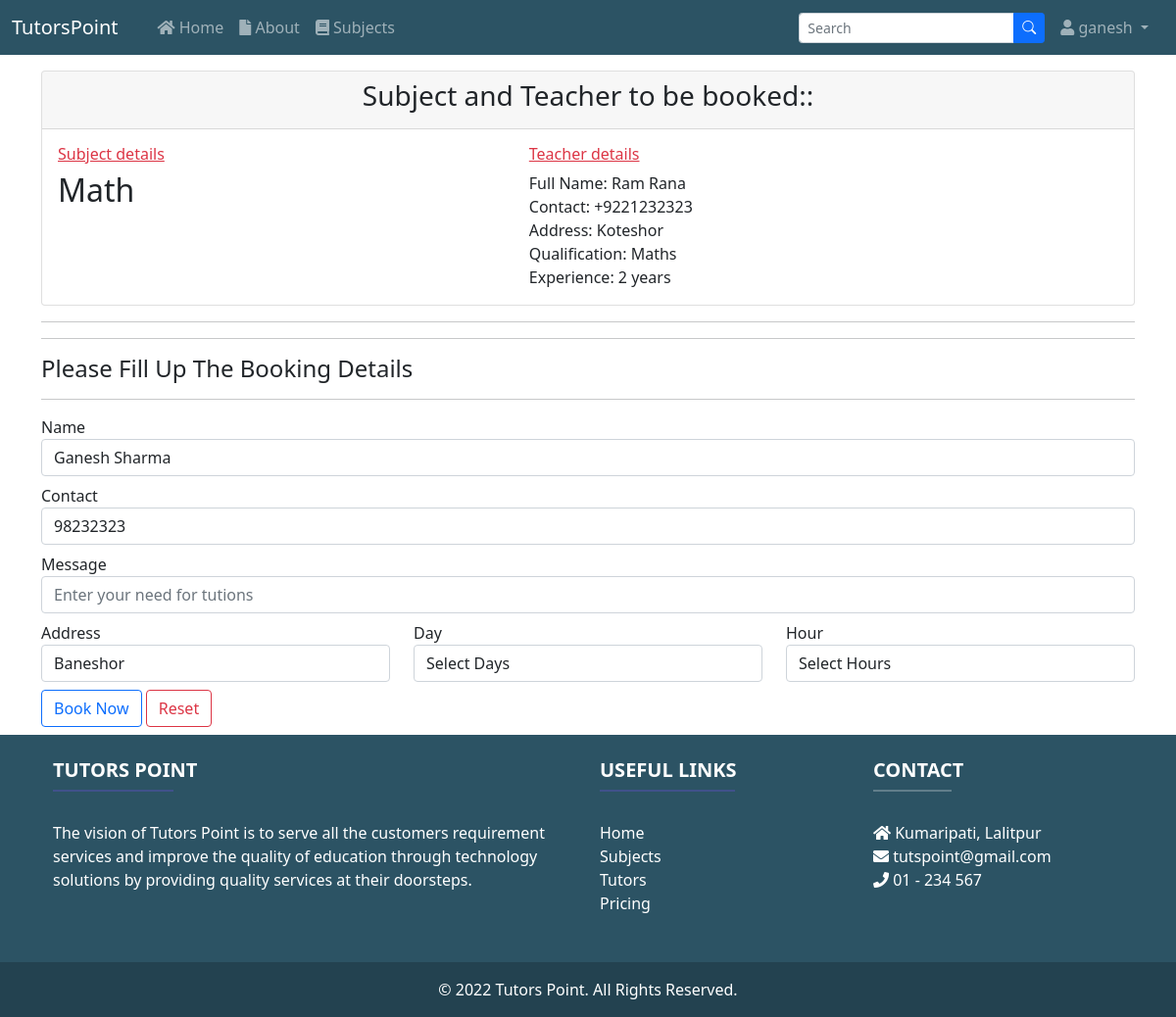
Screenshot of /booking/11 (signed in) with the database file from the repository.
### home/models.py (models this page shows, shortened)
class Tutor(models.Model):
    status = models.ForeignKey(Status, on_delete=models.CASCADE, null=True)
    user = models.ForeignKey(User, on_delete=models.CASCADE, null=True)
    phone = models.CharField(max_length=20, null=True)
    image = models.ImageField(upload_to='tutor/', null=True)
    cert = models.FileField(upload_to='tutor/', null=True, default='tutor/certificate.png')
    address = models.CharField(max_length=100, null=True)
    qualification = models.CharField(max_length=100, null=True)
    subject = models.ForeignKey(Subject, on_delete=models.CASCADE, null=True, blank=True)
    experience = models.IntegerField(default=0)
    date_joined = models.DateField(auto_now_add=True)

class Subject(models.Model):
    sub_id = models.AutoField(primary_key=True)
    sub_name = models.CharField(max_length=50)
    sub_desc = models.TextField()

class Customer(models.Model):
    user = models.ForeignKey(User, on_delete=models.CASCADE, null=True)
    phone = models.CharField(max_length=20, null=True)
    address = models.CharField(max_length=100, null=True)
    image = models.ImageField(upload_to='customer/', null=True)
    date_joined = models.DateField(auto_now_add=True)

### home/views.py (the view, shortened to what this page needs)
# urls.py: path('booking/<int:pid>', views.booking, name='booking'),
def booking(request, pid):
    if not request.user.is_authenticated:
        messages.error(request, "You must login to book a tutor.")
        return redirect('login')
    try:
        customer = Customer.objects.get(user=request.user)
    except:
        messages.error(request, "You must be a customer to book a tutor! You can just contact through mail.")
        return redirect('subjects')
    u = User.objects.get(id=pid)
    tutor = Tutor.objects.get(user=u)
    return render(request, 'booking.html', {'tutor': tutor, 'customer': customer})

### templates/booking.html (shortened to what this page needs)
{% extends 'base.html' %}
{% block content %}
<div class="container mt-3">
    <div class="card">
        <div class="card-header">
            <h3 class="text-center">Subject and Teacher to be booked:: </h3>
        </div>
        <div class="card-body row">
            <div class="col-md-4">
                <h6 class="text-danger"><u> Subject details</u></h6>
                <h2 class="card-title">{{tutor.subject.sub_name}}</h2>
            </div>
            <div class="col-md-1 m-3">
            </div>
            <div class="col-md-6 p-0 m-0">
                <h6 class="text-danger"><u> Teacher details</u></h6>
                <p class="m-0">Full Name: {{tutor.user.first_name}} {{tutor.user.last_name}}</p>
                <p class="m-0">Contact: {{tutor.phone}}</p>
                <p class="m-0">Address: {{tutor.address}}</p>
                <p class="m-0">Qualification: {{tutor.qualification}}</p>
                <p class="m-0">Experience: {{tutor.experience}} years</p>
            </div>
        </div>
    </div>
    <hr>
    <hr>
    <div>
        <h4>Please Fill Up The Booking Details</h4>
        <hr>
        <form action="" method="POST">
            <div class="form-group mt-2">
                <label>Name</label>
                <input type="text" class="form-control" name="name" placeholder="Enter Name"
                    value="{{customer.user.first_name}} {{customer.user.last_name}}" required>
            </div>
            <div class="form-group my-2">
                <label>Contact</label>
                <input type="tel" class="form-control" name="phone" placeholder="Enter Phone" value="{{customer.phone}}"
                    required>
            </div>
            <div class="form-group">
                <label>Message</label>
                <input type="textarea" class="form-control" name="message" placeholder="Enter your need for tutions"
                    required>
            </div>
            <div class="form-group mt-2">
                <div class="row">
                    <div class="col">
                        <label>Address</label>
                        <input type="text" class="form-control" name="address" placeholder="Enter address" value="{{customer.address}}" required>
                    </div>
                    <div class="col">
                        <label>Day</label>
                        <select class="form-control" name="day" required>
                            <option value="">Select Days</option>
                        </select>
                    </div>
                    <div class="col">
                        <label>Hour</label>
                        <select class="form-control" name="hour" required>
                            <option value="">Select Hours</option>
                        </select>
                    </div>
                </div>
            </div>
            <div class="form-group my-2">
                <button type="submit" class="btn btn-outline-primary">Book Now</button>
                <button type="reset" class="btn btn-outline-danger">Reset</button>
            </div>
        </form>
    </div>
</div>
{% endblock %}

### templates/base.html (shortened to what this page needs)
<!doctype html>
<html lang="en">
{% load static %}
<head>
    <link rel="stylesheet" href="https://pro.fontawesome.com/releases/v5.10.0/css/all.css"
 />
    <link href="https://cdn.jsdelivr.net/npm/bootstrap@5.1.3/dist/css/bootstrap.min.css" rel="stylesheet"
>
    <link rel="stylesheet" href="https://cdnjs.cloudflare.com/ajax/libs/OwlCarousel2/2.3.4/assets/owl.carousel.min.css"
 />
    <link rel="stylesheet"
        href="https://cdnjs.cloudflare.com/ajax/libs/OwlCarousel2/2.3.4/assets/owl.theme.default.min.css"
 />
    <link rel="stylesheet" href="https://cdn.jsdelivr.net/npm/bootstrap-icons@1.7.2/font/bootstrap-icons.css">
    <link rel="stylesheet" href="{% static '/css/style.css' %}">
</head>
<body>
    <nav class="navbar navbar-expand-lg navbar-dark navbar-fixed-top" >
        <div class="container-fluid">
            <a class="navbar-brand" href="{% url 'home' %}">TutorsPoint</a>
            <div class="collapse navbar-collapse" id="navbarSupportedContent">
                <ul class="navbar-nav me-auto mb-2 mb-lg-0 px-3">
                    <li class="nav-item">
                        <a class="nav-link {% block hactive %} {% endblock %}" aria-current="page" href="{% url 'home' %}">
                            <i class="fas fa-home"></i> Home</a>
                    </li>
                    <li class="nav-item">
                        <a class="nav-link {% block aactive %} {% endblock %}" href="{% url 'about' %}">
                            <i class="fas fa-file"></i> About</a>
                    </li>
                    <li class="nav-item">
                        <a class="nav-link {% block sactive %} {% endblock %}" href="{% url 'subjects' %}">
                            <i class="fas fa-book"></i> Subjects</a>
                    </li>
                </ul>
                <form class="d-flex" action="/search" method="get">
                    <div class="input-group input-group-sm">
                        <input type="text" class="form-control" placeholder="Search" aria-label="Search" name="search"
                            id="search" aria-describedby="button-addon2" required>
                        <button class="btn btn-sm btn-primary" type="submit" id="button-addon2">
                            <i class="bi bi-search"></i>
                        </button>
                    </div>
                </form>
                <ul class="navbar-nav ml-auto px-2">
                    {% if user.is_authenticated %}
                    <li class="nav-item dropdown">
                        <a class="nav-link dropdown-toggle text-decoration-none" href="#" id="navbarDropdown"
                            role="button" data-bs-toggle="dropdown" aria-expanded="false">
                            <i class="fa fa-user"></i> {{request.user}}
                        </a>
                    </li>
                    {% endif %}
            </div>
        </div>
    </nav>
    {% block content %}{% endblock content %}
    <footer class="text-white">
        <div class="container p-4">
            <div class="row">
                <div class="col-lg-6 col-md-12 mb-4">
                    <h5 class="text-uppercase fw-bold">Tutors Point</h5>
                    <hr class="mb-4 mt-0 d-inline-block mx-auto"
                        style="width: 123px; background-color: #7c4dff; height: 2px" />
                    <p>
                        The vision of Tutors Point is to serve all the customers requirement services and improve the
                        quality of
                        education through technology solutions by providing quality services at their
                        doorsteps.
                    </p>
                </div>
                <div class="col-lg-3 col-md-6 mb-4">
                    <h5 class="text-uppercase fw-bold">Useful links</h5>
                    <hr class="mb-4 mt-0 d-inline-block mx-auto"
                        style="width: 138px; background-color: #7c4dff; height: 2px" />
                    <p class="m-0">
                        <a href="{% url 'home' %}" class="text-white text-decoration-none">Home</a>
                    </p>
                    <p class="m-0">
                        <a href="{% url 'subjects' %}" class="text-white text-decoration-none">Subjects</a>
                    </p>
                    <p class="m-0">
                        <a href="#" class="text-white text-decoration-none">Tutors</a>
                    </p>
                    <p class="m-0">
                        <a href="#" class="text-white text-decoration-none">Pricing</a>
                    </p>
                </div>
                <div class="col-lg-3 col-md-6 mb-4">
                    <h5 class="text-uppercase fw-bold">Contact</h5>
                    <hr class="mb-4 mt-0 d-inline-block mx-auto"
                        style="width: 80px; background-color: #fff; height: 2px" />
                    <p class="m-0"><i class="fa fa-home mr-3"></i> Kumaripati, Lalitpur</p>
                    <p class="m-0"><i class="fa fa-envelope mr-3"></i> tutspoint@gmail.com</p>
                    <p class="m-0"><i class="fa fa-phone mr-3"></i> 01 - 234 567</p>
                </div>
            </div>
        </div>
        <div class="text-center p-3" style="background-color: rgba(0, 0, 0, 0.2)">
            © 2022 Tutors Point. All Rights Reserved.
        </div>
    </footer>
</body>
</html>

### static/css/style.css (style rules this page uses)
:root { --font1: "Montserrat"; --font2: "Roboto Slab"; --color1: #2C5364; }
* { margin: 0; padding: 0; box-sizing: border-box; }
html { scroll-behavior: smooth; }
body { line-height: 1.5; }
.navbar, footer { background-color: var(--color1); }

### rows the page displays
Tutor: subject.sub_name "Math", user.first_name "Ram", user.last_name "Rana", phone "+9221232323", address "Koteshor", qualification "Maths", experience "2"
Customer: name "Ganesh Sharma", phone "98232323", address "Baneshor"

### other values shown
{{ request.user }} "ganesh"
